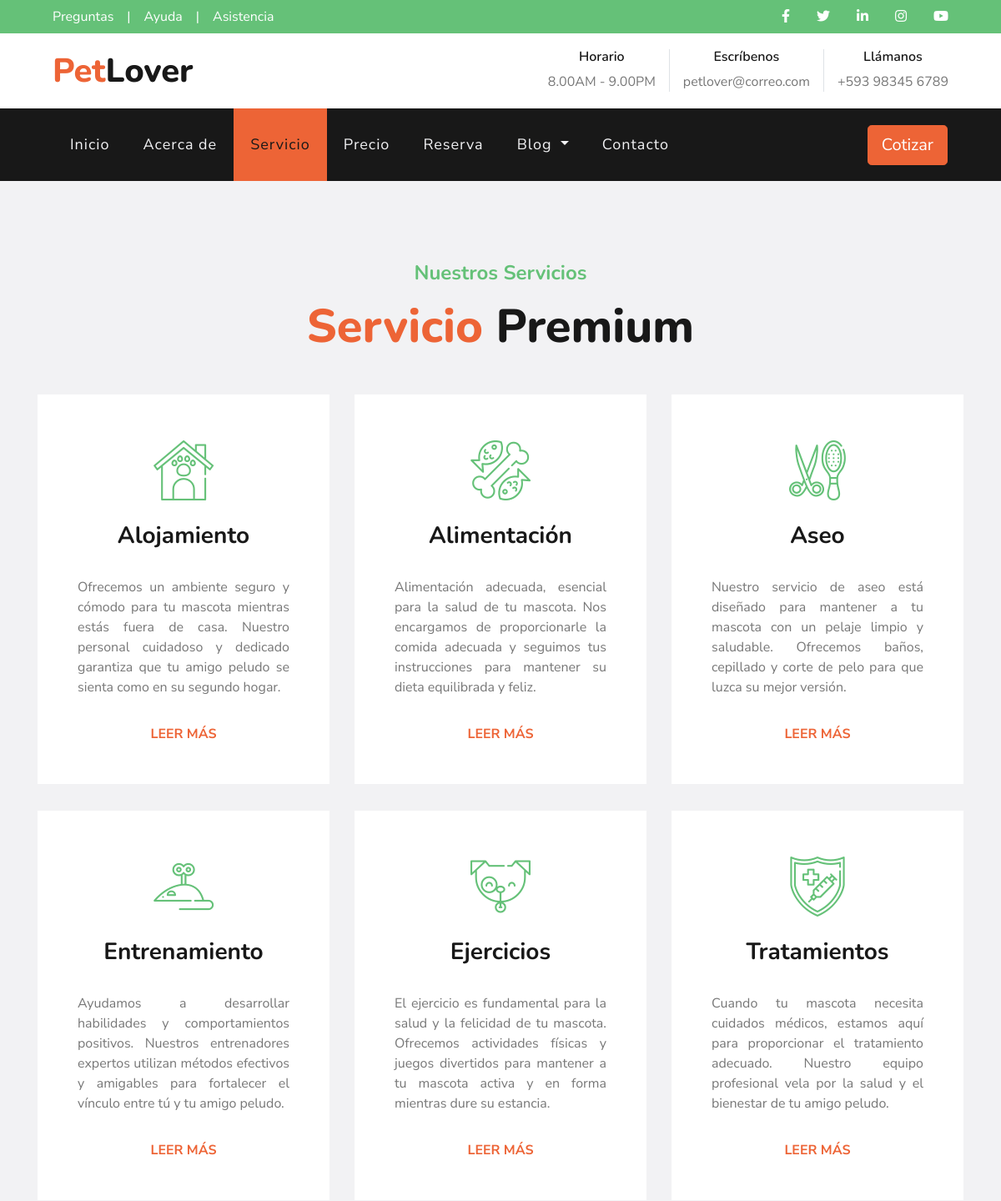
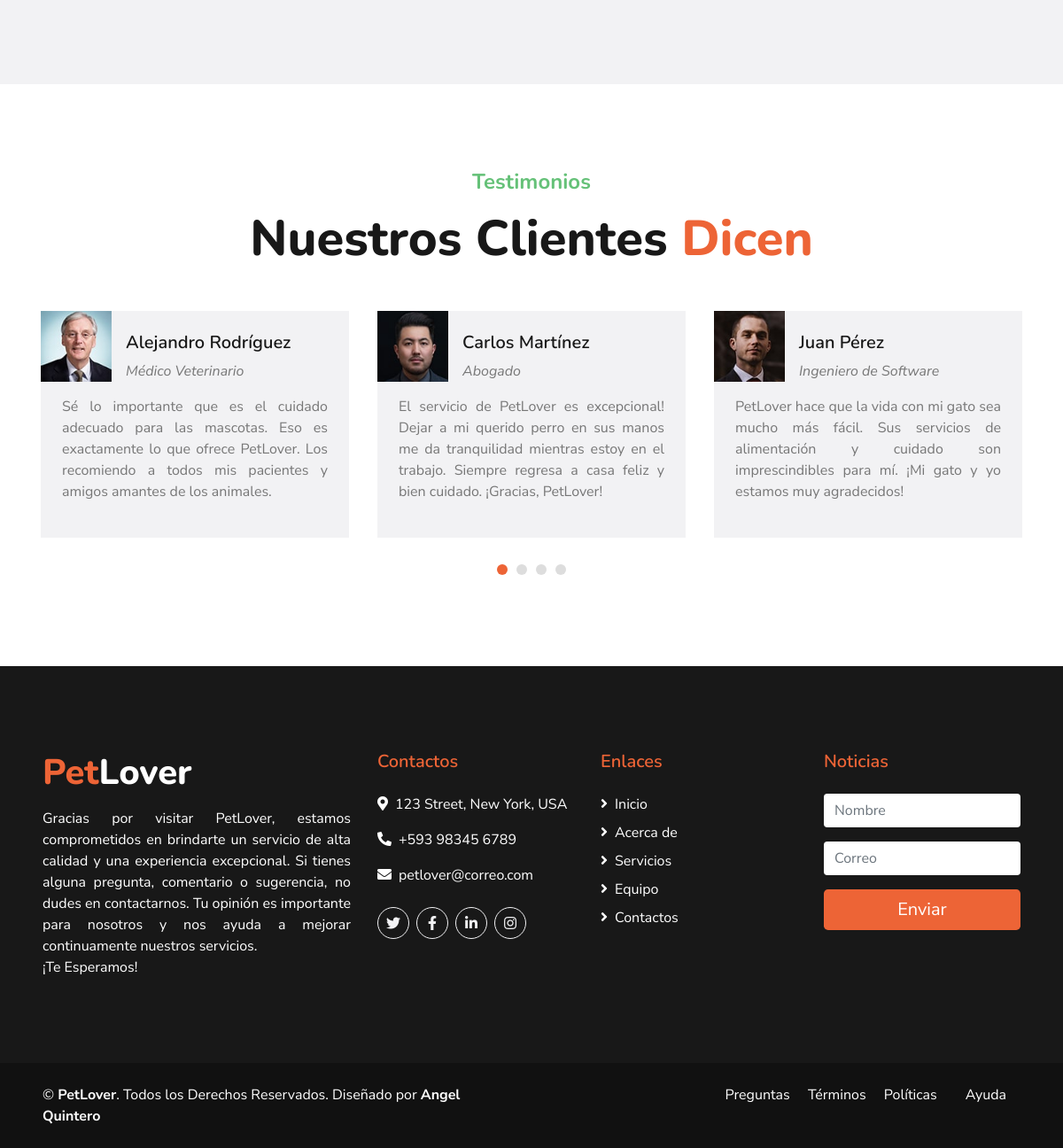
Page /services/ on the committed database (2 pictures, top to bottom).
### pages/models.py (models this page shows, shortened)
class Page(models.Model):
    title=models.CharField(max_length=100, verbose_name="Título")
    content=RichTextField(verbose_name="Contenido")
    created=models.DateTimeField(auto_now_add=True, verbose_name="Fecha de creación")
    updated=models.DateTimeField(auto_now=True, verbose_name="Fecha de modificación")
    class Meta:
        verbose_name="Página"
        verbose_name_plural="Páginas"
        ordering=['created']

### services/models.py (models this page shows, shortened)
class Service(models.Model):
    icon_class = models.CharField(max_length=50, verbose_name="Icono",null=True)
    title=models.CharField(max_length=100, verbose_name="Título")
    content=RichTextField(verbose_name="Contenido")
    created=models.DateTimeField(auto_now_add=True, verbose_name="Fecha de creación")
    updated=models.DateTimeField(auto_now=True, verbose_name="Fecha de modificación")
    class Meta:
        verbose_name="Servicio"
        verbose_name_plural="Servicios"
        ordering=["created"]

class Testimonial(models.Model):
    name=models.CharField(max_length=100, verbose_name="Nombre")
    profession=models.CharField(max_length=100, verbose_name="Profesión")
    content=RichTextField(verbose_name="Testimonio")
    image=models.ImageField(verbose_name="imagen", upload_to='services')
    created=models.DateTimeField(auto_now_add=True, verbose_name="Fecha de creación")
    updated=models.DateTimeField(auto_now=True, verbose_name="Fecha de modificación")
    class Meta:
        verbose_name = "Testimonio"
        verbose_name_plural = "Testimonios"
        ordering=["created"]

### services/views.py (the view)
# urls.py: path('services/', include('services.urls')),
def services(request):
    services=Service.objects.all() # Consulta para obtener todos los servicios
    testimonials=Testimonial.objects.all()
    return render(request,"services/services.html",{'listServices':services,'listTestimonial':testimonials})

### pages/templatetags/pages_secundary.py (called while the page is built)
@register.simple_tag
def get_list_pages():
    pages=Page.objects.all()
    return pages

### social/processor.py (called while the page is built)
def context(request):
    dict={}
    listSocial=Social.objects.all()
    for social in listSocial:
        dict[social.key]=social.url
    return dict

### services/templates/services/services.html
{% extends 'core/base.html' %}
{% load static %}{% block title %}Servicios{% endblock %}
{% block content %}
<div class="container-fluid bg-light pt-5">
  <div class="container py-5">
    <div class="d-flex flex-column text-center mb-5">
      <h4 class="text-secondary mb-3">Nuestros Servicios</h4>
      <h1 class="display-4 m-0"><span class="text-primary">Servicio</span> Premium</h1>
    </div>
    <div class="row pb-3">
      {% for service in listServices %}
        <div class="col-md-6 col-lg-4 mb-4">
          <div class="d-flex flex-column text-center bg-white mb-2 p-3 p-sm-5">
            <h3 class="flaticon-{{service.icon_class}} display-3 font-weight-normal text-secondary mb-3"></h3>
            <h3 class="mb-3">{{service.title}}</h3><p>{{service.content|safe}}</p>
            <a class="text-uppercase font-weight-bold" href="{% url 'blog' %}">Leer más</a>
          </div>
        </div>
      {% endfor %}
    </div>
  </div>
</div>
<div class="container-fluid p-0 py-5">
  <div class="container p-0 pt-5">
    <div class="d-flex flex-column text-center mb-5">
      <h4 class="text-secondary mb-3">Testimonios</h4>
      <h1 class="display-4 m-0">Nuestros Clientes <span class="text-primary">Dicen</span></h1>
    </div>
    <div class="owl-carousel testimonial-carousel">
      {% for testimonial in listTestimonial %}
        <div class="bg-light mx-3 p-4">
          <div class="d-flex align-items-end mb-3 mt-n4 ml-n4">
            <img class="img-fluid" src="{{testimonial.image.url}}" style="width: 80px; height: 80px" alt=""/>
            <div class="ml-3">
              <h5>{{testimonial.name}}</h5><i>{{testimonial.profession}}</i>
            </div>
          </div>
          <p class="m-0">{{testimonial.content|safe}}</p>
        </div>
      {% endfor %}
    </div>
  </div>
</div>
{% endblock %}

### core/templates/core/base.html (shortened to what this page needs)
<!DOCTYPE html>
<html lang="es">
  <head>
    {% load static %}
    <link href="https://cdnjs.cloudflare.com/ajax/libs/font-awesome/5.10.0/css/all.min.css" rel="stylesheet"/>
    <link href="{% static 'core/lib/flaticon/font/flaticon.css' %}" rel="stylesheet"/>
    <link href="{% static 'core/lib/owlcarousel/assets/owl.carousel.min.css' %}" rel="stylesheet"/>
    <link href="{% static 'core/lib/tempusdominus/css/tempusdominus-bootstrap-4.min.css' %}" rel="stylesheet"/>
    <link href="{% static 'core/css/style.css' %}" rel="stylesheet"/>
  </head>
  <body>
    <div class="container-fluid">
      <div class="row bg-secondary py-2 px-lg-5">
        <div class="col-lg-6 text-center text-lg-left mb-2 mb-lg-0">
          <div class="d-inline-flex align-items-center">
            {% load pages_secundary %}{% get_list_pages as listPages %}
            {% for page in listPages %}
              {% if "Preguntas Frecuentes" in page.title %}
                <a href="{% url 'pages' page.id %}" class="text-white pr-3 link">{{page.title.split.0}}</a>
              {% endif %}
            {% endfor %}
            <span class="text-white">|</span><a class="text-white px-3" href="">Ayuda</a>
            <span class="text-white">|</span><a class="text-white pl-3" href="">Asistencia</a>
          </div>
        </div>
        <div class="col-lg-6 text-center text-lg-right">
          <div class="d-inline-flex align-items-center">
            <a class="text-white px-3" href="{{URL_FACEBOOK}}" target="_blank"><i class="fab fa-facebook-f"></i></a>
            <a class="text-white px-3" href="{{URL_TWITTER}}" target="_blank"><i class="fab fa-twitter"></i></a>
            <a class="text-white px-3" href="{{URL_LINKEDIN}}" target="_blank"><i class="fab fa-linkedin-in"></i></a>
            <a class="text-white px-3" href="{{URL_INSTAGRAM}}" target="_blank"><i class="fab fa-instagram"></i></a>
            <a class="text-white pl-3" href="{{URL_YOUTUBE}}" target="_blank"><i class="fab fa-youtube"></i></a>
          </div>
        </div>
      </div>
      <div class="row py-3 px-lg-5">
        <div class="col-lg-4">
          <a href="{% url 'home' %}" class="navbar-brand d-none d-lg-block">
            <h1 class="m-0 display-5 text-capitalize"><span class="text-primary">Pet</span>Lover</h1>
          </a>
        </div>
        <div class="col-lg-8 text-center text-lg-right">
          <div class="d-inline-flex align-items-center">
            <div class="d-inline-flex flex-column text-center pr-3 border-right">
              <h6>Horario</h6><p class="m-0">8.00AM - 9.00PM</p>
            </div>
            <div class="d-inline-flex flex-column text-center px-3 border-right">
              <h6>Escríbenos</h6><p class="m-0">petlover@correo.com</p>
            </div>
            <div class="d-inline-flex flex-column text-center pl-3">
              <h6>Llámanos</h6><p class="m-0">+593 98345 6789</p>
            </div>
          </div>
        </div>
      </div>
    </div>
    <div class="container-fluid p-0">
      <nav class="navbar navbar-expand-lg bg-dark navbar-dark py-3 py-lg-0 px-lg-5">
        <div class="collapse navbar-collapse justify-content-between px-3" id="navbarCollapse">
          <div class="navbar-nav mr-auto py-0">
            <li><a href="{% url 'home' %}" class="nav-item nav-link {% if request.path == '/' %}active{% endif %}">Inicio</a></li>
            <li><a href="{% url 'about' %}" class="nav-item nav-link {% if request.path == '/about/' %}active{% endif %}">Acerca de</a></li>
            <li><a href="{% url 'services' %}" class="nav-item nav-link {% if request.path == '/services/' %}active{% endif %}">Servicio</a></li>
            <li><a href="{% url 'prices' %}" class="nav-item nav-link {% if request.path == '/prices/' %}active{% endif %}">Precio</a></li>
            <li><a href="{% url 'booking' %}" class="nav-item nav-link {% if request.path == '/booking/' %}active{% endif %}">Reserva</a></li>
            <li class="nav-item dropdown">
              <a href="#" class="nav-link dropdown-toggle
                {% if request.path == '/blog/' or request.path == '/single/' %}active{% endif %}" data-toggle="dropdown">Blog
              </a>
            </li>
            <li>
              <a href="{% url 'contact' %}" class="nav-item nav-link {% if request.path == '/contact/' %}active{% endif %}">Contacto</a>
            </li>
          </div>
          <a href="{% url 'prices' %}" class="btn btn-lg btn-primary px-3 d-none d-lg-block">Cotizar</a>
        </div>
      </nav>
    </div>
    {% block content %}{% endblock %}
    <div class="container-fluid bg-dark text-white mt-5 py-5 px-sm-3 px-md-5">
      <div class="row pt-5">
        <div class="col-lg-4 col-md-12 mb-5">
          <h1 class="mb-3 display-5 text-capitalize text-white"><span class="text-primary">Pet</span>Lover</h1>
          <p style="text-align:justify" class="m-0">Gracias por visitar PetLover, estamos comprometidos en brindarte un servicio de alta calidad
            y una experiencia excepcional. Si tienes alguna pregunta, comentario o sugerencia,
            no dudes en contactarnos. Tu opinión es importante para nosotros y nos ayuda a mejorar
            continuamente nuestros servicios.<br>¡Te Esperamos!
          </p>
        </div>
        <div class="col-lg-8 col-md-12">
          <div class="row">
            <div class="col-md-4 mb-5">
              <h5 class="text-primary mb-4">Contactos</h5>
              <p><i class="fa fa-map-marker-alt mr-2"></i>123 Street, New York, USA</p>
              <p><i class="fa fa-phone-alt mr-2"></i>+593 98345 6789</p>
              <p><i class="fa fa-envelope mr-2"></i>petlover@correo.com</p>
              <div class="d-flex justify-content-start mt-4">
                <a class="btn btn-outline-light rounded-circle text-center mr-2 px-0" style="width: 36px; height: 36px"
                  href="{{URL_TWITTER}}" target="_blank"><i class="fab fa-twitter"></i>
                </a>
                <a class="btn btn-outline-light rounded-circle text-center mr-2 px-0" style="width: 36px; height: 36px"
                    href="{{URL_FACEBOOK}}" target="_blank"><i class="fab fa-facebook-f"></i>
                </a>
                <a class="btn btn-outline-light rounded-circle text-center mr-2 px-0" style="width: 36px; height: 36px"
                  href="{{URL_LINKEDIN}}" target="_blank"><i class="fab fa-linkedin-in"></i>
                </a>
                <a class="btn btn-outline-light rounded-circle text-center mr-2 px-0" style="width: 36px; height: 36px"
                  href="{{URL_INSTAGRAM}}" target="_blank"><i class="fab fa-instagram"></i>
                </a>
              </div>
            </div>
            <div class="col-md-4 mb-5"><h5 class="text-primary mb-4">Enlaces</h5>
              <div class="d-flex flex-column justify-content-start">
                <a class="text-white mb-2" href="{% url 'home' %}"><i class="fa fa-angle-right mr-2"></i>Inicio</a>
                <a class="text-white mb-2" href="{% url 'about' %}"><i class="fa fa-angle-right mr-2"></i>Acerca de</a>
                <a class="text-white mb-2" href="{% url 'services' %}"><i class="fa fa-angle-right mr-2"></i>Servicios</a>
                <a class="text-white mb-2" href="{% url 'about' %}"><i class="fa fa-angle-right mr-2"></i>Equipo</a>
                <a class="text-white mb-2" href="{% url 'contact' %}"><i class="fa fa-angle-right mr-2"></i>Contactos</a>
              </div>
            </div>
            <div class="col-md-4 mb-5"><h5 class="text-primary mb-4">Noticias</h5>
              <form action="">
                <div class="form-group">
                  <input type="text" class="form-control border-0" placeholder="Nombre" required="required"/>
                </div>
                <div class="form-group">
                  <input type="email" class="form-control border-0" placeholder="Correo" required="required"/>
                </div>
                <div>
                  <button class="btn btn-lg btn-primary btn-block border-0" type="submit">Enviar</button>
                </div>
              </form>
            </div>
          </div>
        </div>
      </div>
    </div>
    <div class="container-fluid text-white py-4 px-sm-3 px-md-5" style="background: #111111">
      <div class="row">
        <div class="col-md-6 text-center text-md-left mb-3 mb-md-0">
          <p class="m-0 text-white">&copy;
            <a class="text-white font-weight-bold" href="{% url 'home' %}">PetLover</a>. Todos los Derechos Reservados. Diseñado por
            <a class="text-white font-weight-bold" href="">Angel Quintero</a>
          </p>
        </div>
        <div class="col-md-6 text-center text-md-right">
          <ul class="nav d-inline-flex">
            <li class="nav-item">
              {% load pages_secundary %}{% get_list_pages as listPages %}
              {% for page in listPages %}
                <a href="{% url 'pages' page.id %}" class="text-white pr-3 link">{{page.title.split.0}}</a>
              {% endfor %}
            </li>
            <li class="nav-item"><a class="nav-link text-white py-0" href="#">Ayuda</a></li>
          </ul>
        </div>
      </div>
    </div>
  </body>
</html>

### rows in the picture
Page: title.split.0 "Preguntas"
Service: title "Alojamiento", content "Ofrecemos un ambiente seguro y cómodo para tu mascota mientras estás fuera de casa. Nuestro personal cuidadoso y dedicado garantiza que tu amigo peludo se sienta como en su segundo hogar."
Service: title "Alimentación", content "Alimentación adecuada, esencial para la salud de tu mascota. Nos encargamos de proporcionarle la comida adecuada y seguimos tus instrucciones para mantener su dieta equilibrada y feliz."
Service: title "Aseo", content "Nuestro servicio de aseo está diseñado para mantener a tu mascota con un pelaje limpio y saludable. Ofrecemos baños, cepillado y corte de pelo para que luzca su mejor versión."
Service: title "Entrenamiento", content "Ayudamos a desarrollar habilidades y comportamientos positivos. Nuestros entrenadores expertos utilizan métodos efectivos y amigables para fortalecer el vínculo entre tú y tu amigo peludo."
Service: title "Ejercicios", content "El ejercicio es fundamental para la salud y la felicidad de tu mascota. Ofrecemos actividades físicas y juegos divertidos para mantener a tu mascota activa y en forma mientras dure su estancia."
Service: title "Tratamientos", content "Cuando tu mascota necesita cuidados médicos, estamos aquí para proporcionar el tratamiento adecuado. Nuestro equipo profesional vela por la salud y el bienestar de tu amigo peludo."
Testimonial: image (picture), name "Carlos Martínez", profession "Abogado", content "El servicio de PetLover es excepcional! Dejar a mi querido perro en sus manos me da tranquilidad mientras estoy en el trabajo. Siempre regresa a casa feliz y bien cuidado. ¡Gracias, PetLover!"
Testimonial: image (picture), name "Juan Pérez", profession "Ingeniero de Software", content "PetLover hace que la vida con mi gato sea mucho más fácil. Sus servicios de alimentación y cuidado son imprescindibles para mí. ¡Mi gato y yo estamos muy agradecidos!"
Testimonial: image (picture), name "Alejandro Rodríguez", profession "Médico Veterinario", content "Sé lo importante que es el cuidado adecuado para las mascotas. Eso es exactamente lo que ofrece PetLover. Los recomiendo a todos mis pacientes y amigos amantes de los animales."
Page: title.split.0 "Términos"
Page: title.split.0 "Políticas"
